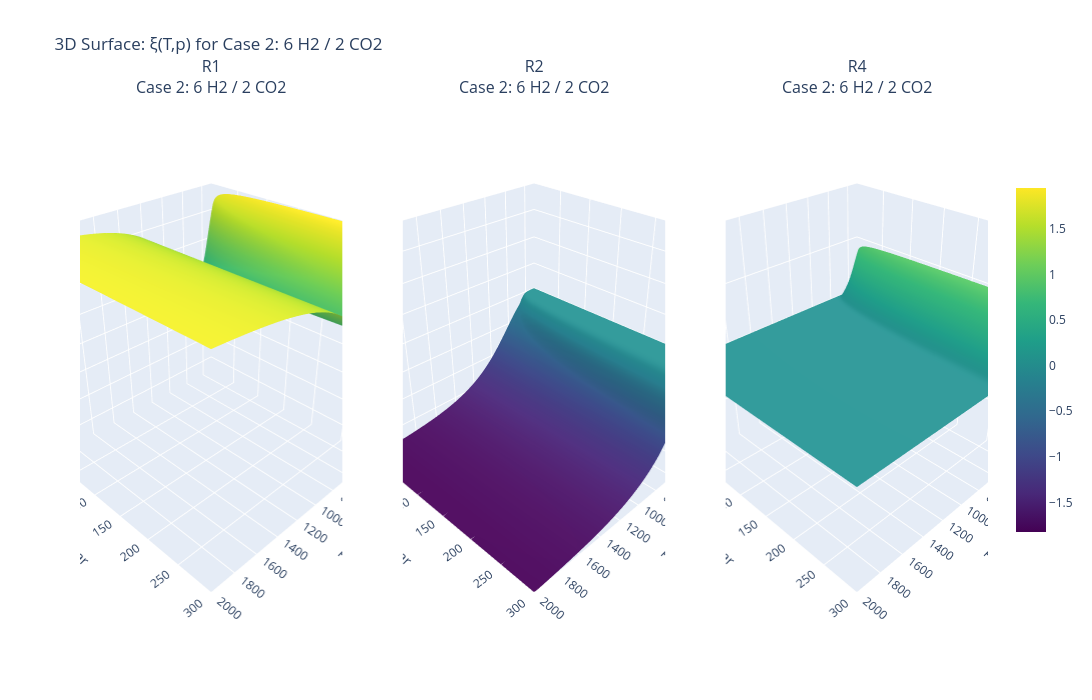

The cell this chart's notebook holds for it:
### Markdown cell above
## 6.1. Interactive Point-by-Point Thermodynamic Analysis

To facilitate a more detailed examination of the reaction network, an interactive three-dimensional surface model was developed. While the previous static plots provide a macro level overview across all operating scenarios, this interactive visualization allows for precise, point-by-point data extraction across the thermodynamic landscape. Exact numerical values for the reaction extent (ξ) can be dynamically read at any specific combination of temperature (T) and pressure (p). This targeted approach enables a highly detailed evaluation of the operational boundaries and simplifies the identification of the exact numerical parameters required for practical reactor design.

### Code cell
# import plotly.graph_objects as go
# from plotly.subplots import make_subplots

# # ====================== 3D-Surface: ξ(T,p) for a single test case (Interactive) ======================
# SELECTED_CASE = 2   # ← Index 0..4 respectively for Reaction Cases 1..5

# name, n_in = test_cases[SELECTED_CASE]

# # Grid (coarser than 2D plots to keep computation time reasonable)
# T_3d = np.linspace(300, 2000, 100)
# p_3d = np.logspace(0, np.log10(300), 100)
# T_mesh, p_mesh = np.meshgrid(T_3d, p_3d)

# xi_TP = np.full((3, len(p_3d), len(T_3d)), np.nan)

# for pi, p in enumerate(reversed(p_3d)):
#     real_pi = len(p_3d) - 1 - pi

#     # Pass 1: high-to-low T
#     xi_prev = make_initial_guess(n_in, reaction_indices, reaction_tuples)
#     for ti, T in enumerate(reversed(T_3d)):
#         real_ti = len(T_3d) - 1 - ti
#         xi = safe_solve(n_in, T, p, xi_init=xi_prev, xi_prev=xi_prev)
#         if not np.any(np.isnan(xi)):
#             xi_prev = xi
#             xi_TP[:, real_pi, real_ti] = xi

#     # Pass 2: low-to-high T — fills gaps left by pass 1
#     xi_prev = make_initial_guess(n_in, reaction_indices, reaction_tuples)
#     for ti, T in enumerate(T_3d):
#         if not np.any(np.isnan(xi_TP[:, real_pi, ti])):
#             xi_prev = xi_TP[:, real_pi, ti]  # use already computed value as warm-start
#             continue
#         xi = safe_solve(n_in, T, p, xi_init=xi_prev, xi_prev=xi_prev)
#         if not np.any(np.isnan(xi)):
#             xi_prev = xi
#             xi_TP[:, real_pi, ti] = xi

# # Determine global min and max across all three reactions for consistent color mapping
# vmin = np.nanmin(xi_TP)
# vmax = np.nanmax(xi_TP)

# # Determine global axis limits for consistent scaling
# zmin = np.nanmin(xi_TP)
# zmax = np.nanmax(xi_TP)

# # Create subplots with 3D surface plots
# fig = make_subplots(
#     rows=1, cols=3,
#     specs=[[{'type': 'surface'}, {'type': 'surface'}, {'type': 'surface'}]],
#     subplot_titles=(f'{'R1'}<br>{name}',
#                     f'{'R2'}<br>{name}',
#                     f'{'R4'}<br>{name}')
# )

# for r_idx in range(3):
#     # Add main surface plot
#     fig.add_trace(
#         go.Surface(
#             x=T_mesh[0],
#             y=p_mesh[:, 0],
#             z=xi_TP[r_idx],
#             colorscale='Viridis',
#             cmin=vmin,
#             cmax=vmax,
#             showscale=(r_idx == 2),  # Only show colorbar on last plot
#             colorbar=dict(x=1.02, len=0.7) if r_idx == 2 else None,
#             name='ξ surface',
#             hovertemplate='T: %{x:.0f} K<br>p: %{y:.1f} bar<br>ξ: %{z:.2f} mol/h<extra></extra>'
#         ),
#         row=1, col=r_idx + 1
#     )

# # Update axes labels and ranges
# for col in range(1, 4):
#     fig.update_scenes(
#         xaxis=dict(title='T / K', range=[T_3d.min(), T_3d.max()]),
#         yaxis=dict(title='p / bar', range=[p_3d.min(), p_3d.max()]),
#         zaxis=dict(title='ξ / mol h⁻¹', range=[zmin, zmax]),
#         camera=dict(eye=dict(x=1.5, y=1.5, z=1.3)),
#         row=1, col=col
#     )

# fig.update_layout(
#     title_text=f'3D Surface: ξ(T,p) for {name}',
#     width=1800,
#     height=700,
#     showlegend=False,
#     hovermode='closest'
# )

# fig.show()

### Figure 1 — Plotly figure (JSON) as saved in the notebook; plotly's stock layout.template omitted (floating-point values rounded to 4 significant figures; data arrays with more than 128 entries replaced by an {"elided": "..."} marker saying what was removed)
{"data": [{"cmax": 1.952, "cmin": -1.826, "colorscale": [[0, "#440154"], [0.1111, "#482878"], [0.2222, "#3e4989"], [0.3333, "#31688e"], [0.4444, "#26828e"], [0.5556, "#1f9e89"], [0.6667, "#35b779"], [0.7778, "#6ece58"], [0.8889, "#b5de2b"], [1, "#fde725"]], "hovertemplate": "T: %{x:.0f} K<br>p: %{y:.1f} bar<br>ξ: %{z:.2f} mol/h<extra></extra>", "name": "ξ surface", "scene": "scene", "showscale": false, "type": "surface", "x": [300.0, 317.2, 334.3, 351.5, 368.7, 385.9, 403.0, 420.2, 437.4, 454.5, 471.7, 488.9, 506.1, 523.2, 540.4, 557.6, 574.7, 591.9, 609.1, 626.3, 643.4, 660.6, 677.8, 694.9, 712.1, 729.3, 746.5, 763.6, 780.8, 798.0, 815.2, 832.3, 849.5, 866.7, 883.8, 901.0, 918.2, 935.4, 952.5, 969.7, 986.9, 1004.0, 1021.0, 1038.0, 1056.0, 1073.0, 1090.0, 1107.0, 1124.0, 1141.0, 1159.0, 1176.0, 1193.0, 1210.0, 1227.0, 1244.0, 1262.0, 1279.0, 1296.0, 1313.0, 1330.0, 1347.0, 1365.0, 1382.0, 1399.0, 1416.0, 1433.0, 1451.0, 1468.0, 1485.0, 1502.0, 1519.0, 1536.0, 1554.0, 1571.0, 1588.0, 1605.0, 1622.0, 1639.0, 1657.0, 1674.0, 1691.0, 1708.0, 1725.0, 1742.0, 1760.0, 1777.0, 1794.0, 1811.0, 1828.0, 1845.0, 1863.0, 1880.0, 1897.0, 1914.0, 1931.0, 1948.0, 1966.0, 1983.0, 2000.0], "y": [1.0, 1.059, 1.122, 1.189, 1.259, 1.334, 1.413, 1.497, 1.586, 1.68, 1.779, 1.885, 1.996, 2.115, 2.24, 2.373, 2.514, 2.663, 2.821, 2.988, 3.165, 3.353, 3.552, 3.763, 3.986, 4.222, 4.473, 4.738, 5.019, 5.316, 5.632, 5.966, 6.32, 6.694, 7.091, 7.512, 7.957, 8.429, 8.929, 9.459, 10.02, 10.61, 11.24, 11.91, 12.62, 13.36, 14.16, 15.0, 15.89, 16.83, 17.83, 18.88, 20.0, 21.19, 22.45, 23.78, 25.19, 26.68, 28.26, 29.94, 31.72, 33.6, 35.59, 37.7, 39.94, 42.31, 44.81, 47.47, 50.29, 53.27, 56.43, 59.78, 63.32, 67.08, 71.05, 75.27, 79.73, 84.46, 89.47, 94.77, 100.4, 106.3, 112.7, 119.3, 126.4, 133.9, 141.9, 150.3, 159.2, 168.6, 178.6, 189.2, 200.4, 212.3, 224.9, 238.3, 252.4, 267.3, 283.2, 300.0], "z": {"elided": "100x100 float values"}}, {"cmax": 1.952, "cmin": -1.826, "colorscale": [[0, "#440154"], [0.1111, "#482878"], [0.2222, "#3e4989"], [0.3333, "#31688e"], [0.4444, "#26828e"], [0.5556, "#1f9e89"], [0.6667, "#35b779"], [0.7778, "#6ece58"], [0.8889, "#b5de2b"], [1, "#fde725"]], "hovertemplate": "T: %{x:.0f} K<br>p: %{y:.1f} bar<br>ξ: %{z:.2f} mol/h<extra></extra>", "name": "ξ surface", "scene": "scene2", "showscale": false, "type": "surface", "x": [300.0, 317.2, 334.3, 351.5, 368.7, 385.9, 403.0, 420.2, 437.4, 454.5, 471.7, 488.9, 506.1, 523.2, 540.4, 557.6, 574.7, 591.9, 609.1, 626.3, 643.4, 660.6, 677.8, 694.9, 712.1, 729.3, 746.5, 763.6, 780.8, 798.0, 815.2, 832.3, 849.5, 866.7, 883.8, 901.0, 918.2, 935.4, 952.5, 969.7, 986.9, 1004.0, 1021.0, 1038.0, 1056.0, 1073.0, 1090.0, 1107.0, 1124.0, 1141.0, 1159.0, 1176.0, 1193.0, 1210.0, 1227.0, 1244.0, 1262.0, 1279.0, 1296.0, 1313.0, 1330.0, 1347.0, 1365.0, 1382.0, 1399.0, 1416.0, 1433.0, 1451.0, 1468.0, 1485.0, 1502.0, 1519.0, 1536.0, 1554.0, 1571.0, 1588.0, 1605.0, 1622.0, 1639.0, 1657.0, 1674.0, 1691.0, 1708.0, 1725.0, 1742.0, 1760.0, 1777.0, 1794.0, 1811.0, 1828.0, 1845.0, 1863.0, 1880.0, 1897.0, 1914.0, 1931.0, 1948.0, 1966.0, 1983.0, 2000.0], "y": [1.0, 1.059, 1.122, 1.189, 1.259, 1.334, 1.413, 1.497, 1.586, 1.68, 1.779, 1.885, 1.996, 2.115, 2.24, 2.373, 2.514, 2.663, 2.821, 2.988, 3.165, 3.353, 3.552, 3.763, 3.986, 4.222, 4.473, 4.738, 5.019, 5.316, 5.632, 5.966, 6.32, 6.694, 7.091, 7.512, 7.957, 8.429, 8.929, 9.459, 10.02, 10.61, 11.24, 11.91, 12.62, 13.36, 14.16, 15.0, 15.89, 16.83, 17.83, 18.88, 20.0, 21.19, 22.45, 23.78, 25.19, 26.68, 28.26, 29.94, 31.72, 33.6, 35.59, 37.7, 39.94, 42.31, 44.81, 47.47, 50.29, 53.27, 56.43, 59.78, 63.32, 67.08, 71.05, 75.27, 79.73, 84.46, 89.47, 94.77, 100.4, 106.3, 112.7, 119.3, 126.4, 133.9, 141.9, 150.3, 159.2, 168.6, 178.6, 189.2, 200.4, 212.3, 224.9, 238.3, 252.4, 267.3, 283.2, 300.0], "z": {"elided": "100x100 float values"}}, {"cmax": 1.952, "cmin": -1.826, "colorbar": {"len": 0.7, "x": 1.02}, "colorscale": [[0, "#440154"], [0.1111, "#482878"], [0.2222, "#3e4989"], [0.3333, "#31688e"], [0.4444, "#26828e"], [0.5556, "#1f9e89"], [0.6667, "#35b779"], [0.7778, "#6ece58"], [0.8889, "#b5de2b"], [1, "#fde725"]], "hovertemplate": "T: %{x:.0f} K<br>p: %{y:.1f} bar<br>ξ: %{z:.2f} mol/h<extra></extra>", "name": "ξ surface", "scene": "scene3", "showscale": true, "type": "surface", "x": [300.0, 317.2, 334.3, 351.5, 368.7, 385.9, 403.0, 420.2, 437.4, 454.5, 471.7, 488.9, 506.1, 523.2, 540.4, 557.6, 574.7, 591.9, 609.1, 626.3, 643.4, 660.6, 677.8, 694.9, 712.1, 729.3, 746.5, 763.6, 780.8, 798.0, 815.2, 832.3, 849.5, 866.7, 883.8, 901.0, 918.2, 935.4, 952.5, 969.7, 986.9, 1004.0, 1021.0, 1038.0, 1056.0, 1073.0, 1090.0, 1107.0, 1124.0, 1141.0, 1159.0, 1176.0, 1193.0, 1210.0, 1227.0, 1244.0, 1262.0, 1279.0, 1296.0, 1313.0, 1330.0, 1347.0, 1365.0, 1382.0, 1399.0, 1416.0, 1433.0, 1451.0, 1468.0, 1485.0, 1502.0, 1519.0, 1536.0, 1554.0, 1571.0, 1588.0, 1605.0, 1622.0, 1639.0, 1657.0, 1674.0, 1691.0, 1708.0, 1725.0, 1742.0, 1760.0, 1777.0, 1794.0, 1811.0, 1828.0, 1845.0, 1863.0, 1880.0, 1897.0, 1914.0, 1931.0, 1948.0, 1966.0, 1983.0, 2000.0], "y": [1.0, 1.059, 1.122, 1.189, 1.259, 1.334, 1.413, 1.497, 1.586, 1.68, 1.779, 1.885, 1.996, 2.115, 2.24, 2.373, 2.514, 2.663, 2.821, 2.988, 3.165, 3.353, 3.552, 3.763, 3.986, 4.222, 4.473, 4.738, 5.019, 5.316, 5.632, 5.966, 6.32, 6.694, 7.091, 7.512, 7.957, 8.429, 8.929, 9.459, 10.02, 10.61, 11.24, 11.91, 12.62, 13.36, 14.16, 15.0, 15.89, 16.83, 17.83, 18.88, 20.0, 21.19, 22.45, 23.78, 25.19, 26.68, 28.26, 29.94, 31.72, 33.6, 35.59, 37.7, 39.94, 42.31, 44.81, 47.47, 50.29, 53.27, 56.43, 59.78, 63.32, 67.08, 71.05, 75.27, 79.73, 84.46, 89.47, 94.77, 100.4, 106.3, 112.7, 119.3, 126.4, 133.9, 141.9, 150.3, 159.2, 168.6, 178.6, 189.2, 200.4, 212.3, 224.9, 238.3, 252.4, 267.3, 283.2, 300.0], "z": {"elided": "100x100 float values"}}], "layout": {"annotations": [{"font": {"size": 16}, "showarrow": false, "text": "R1<br>Case 2: 6 H2 / 2 CO2", "x": 0.1444, "xanchor": "center", "xref": "paper", "y": 1, "yanchor": "bottom", "yref": "paper"}, {"font": {"size": 16}, "showarrow": false, "text": "R2<br>Case 2: 6 H2 / 2 CO2", "x": 0.5, "xanchor": "center", "xref": "paper", "y": 1, "yanchor": "bottom", "yref": "paper"}, {"font": {"size": 16}, "showarrow": false, "text": "R4<br>Case 2: 6 H2 / 2 CO2", "x": 0.8556, "xanchor": "center", "xref": "paper", "y": 1, "yanchor": "bottom", "yref": "paper"}], "height": 700, "hovermode": "closest", "scene": {"camera": {"eye": {"x": 1.5, "y": 1.5, "z": 1.3}}, "domain": {"x": [0, 0.2889], "y": [0, 1]}, "xaxis": {"range": [300, 2000], "title": {"text": "T / K"}}, "yaxis": {"range": [1, 300.0], "title": {"text": "p / bar"}}, "zaxis": {"range": [-1.826, 1.952], "title": {"text": "ξ / mol h⁻¹"}}}, "scene2": {"camera": {"eye": {"x": 1.5, "y": 1.5, "z": 1.3}}, "domain": {"x": [0.3556, 0.6444], "y": [0, 1]}, "xaxis": {"range": [300, 2000], "title": {"text": "T / K"}}, "yaxis": {"range": [1, 300.0], "title": {"text": "p / bar"}}, "zaxis": {"range": [-1.826, 1.952], "title": {"text": "ξ / mol h⁻¹"}}}, "scene3": {"camera": {"eye": {"x": 1.5, "y": 1.5, "z": 1.3}}, "domain": {"x": [0.7111, 1], "y": [0, 1]}, "xaxis": {"range": [300, 2000], "title": {"text": "T / K"}}, "yaxis": {"range": [1, 300.0], "title": {"text": "p / bar"}}, "zaxis": {"range": [-1.826, 1.952], "title": {"text": "ξ / mol h⁻¹"}}}, "showlegend": false, "title": {"text": "3D Surface: ξ(T,p) for Case 2: 6 H2 / 2 CO2"}, "width": 1800}}
